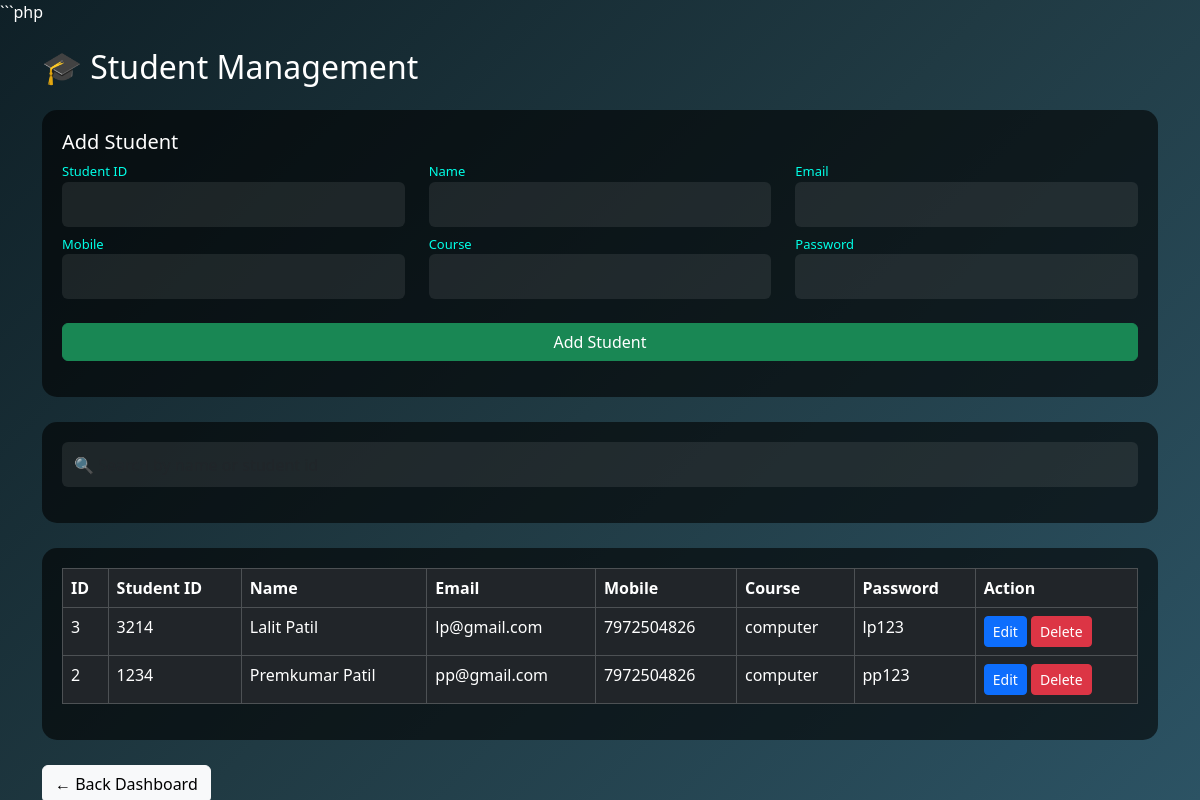
The app's page /admin/students.php (signed in) with its own data.
### tables this page shows
CREATE TABLE `students` (
  `id` int(11) NOT NULL,
  `name` varchar(100) DEFAULT NULL,
  `email` varchar(100) DEFAULT NULL,
  `password` varchar(100) DEFAULT NULL,
  `course` varchar(100) DEFAULT NULL,
  `created_at` timestamp NOT NULL DEFAULT current_timestamp(),
  `student_id` varchar(50) DEFAULT NULL,
  `mobile` varchar(15) DEFAULT NULL
);

### admin/students.php (the view, shortened to what this page needs)
<?php
include("../db.php");
?>
<!DOCTYPE html>
<html>
<head>
<link href="https://cdn.jsdelivr.net/npm/bootstrap@5.3.2/dist/css/bootstrap.min.css" rel="stylesheet">
</head>
<body>
<div class="container mt-4">
<h2 class="mb-4">🎓 Student Management</h2>
<div class="box">
<h5>Add Student</h5>
<form method="POST">
<div class="row">
<div class="col-md-4 col-12 mb-2">
<label>Student ID</label>
<input type="text" name="student_id" class="form-control" required>
</div>
<div class="col-md-4 col-12 mb-2">
<label>Name</label>
<input type="text" name="name" class="form-control" required>
</div>
<div class="col-md-4 col-12 mb-2">
<label>Email</label>
<input type="email" name="email" class="form-control" required>
</div>
<div class="col-md-4 col-12 mb-2">
<label>Mobile</label>
<input type="text" name="mobile" class="form-control" required>
</div>
<div class="col-md-4 col-12 mb-2">
<label>Course</label>
<input type="text" name="course" class="form-control" required>
</div>
<div class="col-md-4 col-12 mb-2">
<label>Password</label>
<input type="text" name="password" class="form-control" required>
</div>
<div class="col-12 mt-3">
<button name="add_student" class="btn btn-success w-100">Add Student</button>
</div>
</div>
</form>
</div>
<div class="box">
<form method="GET">
<input type="text" name="search" class="form-control" placeholder="🔍 Search by name or student id">
</form>
</div>
<div class="box">
<div class="table-responsive">
<table class="table table-dark table-bordered">
<tr>
<th>ID</th>
<th>Student ID</th>
<th>Name</th>
<th>Email</th>
<th>Mobile</th>
<th>Course</th>
<th>Password</th>
<th>Action</th>
</tr>
<?php
if(isset($_GET['search'])){
$search=$_GET['search'];
$query="SELECT * FROM students WHERE name LIKE '%$search%' OR student_id LIKE '%$search%' ORDER BY id DESC";
}else{
$query="SELECT * FROM students ORDER BY id DESC";
}
$result=mysqli_query($conn,$query);
while($row=mysqli_fetch_assoc($result)){
?>
<tr>
<td><?php echo $row['id']; ?></td>
<td><?php echo $row['student_id']; ?></td>
<td><?php echo $row['name']; ?></td>
<td><?php echo $row['email']; ?></td>
<td><?php echo $row['mobile']; ?></td>
<td><?php echo $row['course']; ?></td>
<td><?php echo $row['password']; ?></td>
<td>
<a href="edit_student.php?id=<?php echo $row['id']; ?>" class="btn btn-primary btn-sm">Edit</a>
<a href="students.php?delete=<?php echo $row['id']; ?>" class="btn btn-danger btn-sm">Delete</a>
</td>
</tr>
<?php } ?>
</table>
</div>
</div>
<a href="dashboard.php" class="btn btn-light">← Back Dashboard</a>
</div>
</body>
</html>

### admin/students.php (style rules this page uses)
body { background:linear-gradient(135deg,#0f2027,#203a43,#2c5364); font-family:Segoe UI; color:white; }
.box { background:rgba(0,0,0,0.6); padding:20px; border-radius:15px; margin-bottom:25px; }
.form-control { background:#ffffff15; border:none; color:white; height:45px; }
label { font-size:13px; color:#00ffe7; }

### records on screen
students: id "3", student "3214", name "Lalit Patil", email "lp@gmail.com", mobile "7972504826", course "computer", password "lp123"
students: id "2", student "1234", name "Premkumar Patil", email "pp@gmail.com", mobile "7972504826", course "computer", password "pp123"
